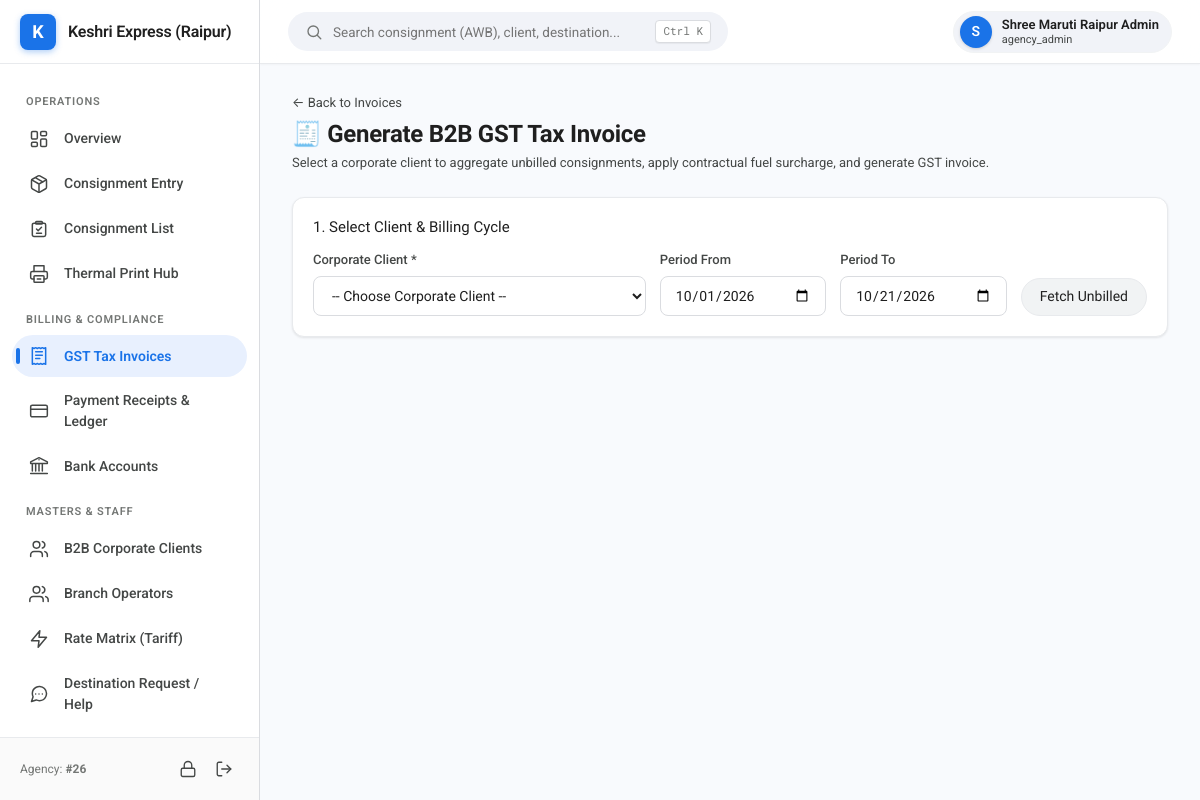
/invoices/new (signed in), run on the app's committed database.
### tables this page shows
CREATE TABLE tenants (
    id INTEGER PRIMARY KEY AUTOINCREMENT,
    uuid VARCHAR(64) UNIQUE NOT NULL,
    slug VARCHAR(64) UNIQUE NOT NULL,
    agency_code VARCHAR(32) UNIQUE NULL, -- Assigned upon KYC approval
    name VARCHAR(150) NOT NULL,
    trade_name VARCHAR(150),
    contact_person VARCHAR(100) NOT NULL,
    phone VARCHAR(20) NOT NULL,
    email VARCHAR(120) NOT NULL,
    address TEXT,
    city VARCHAR(100),
    state VARCHAR(100),
    pincode VARCHAR(10),
    pan_no VARCHAR(20),
    aadhaar_no VARCHAR(20),
    gstin VARCHAR(20),
    pan_doc_url VARCHAR(255),
    aadhaar_doc_url VARCHAR(255),
    rejection_reason TEXT NULL,
    status VARCHAR(20) DEFAULT 'pending_otp', -- pending_otp, pending_kyc, active, suspended, expired, rejected
    validity_start DATE,
    validity_end DATE,
    logo_url VARCHAR(255),
    brand_color VARCHAR(20) DEFAULT '#1a73e8',
    created_at DATETIME DEFAULT CURRENT_TIMESTAMP
, plan_type VARCHAR(30) DEFAULT 'Yearly', plan_price REAL DEFAULT 12000.0, grace_period_days INTEGER DEFAULT 7);

### src/Views/invoices/create.php (the view, shortened to what the rows shown need)
<?php
$activeNav = 'invoices';
?>
<div class="page-header">
    <div>
        <a href="/invoices" style="font-size:13px; color:var(--text-secondary); text-decoration:none;">← Back to Invoices</a>
        <h1 class="page-title" style="margin-top:6px;">🧾 Generate B2B GST Tax Invoice</h1>
        <p style="color:var(--text-secondary); font-size:13px; margin-top:4px;">
            Select a corporate client to aggregate unbilled consignments, apply contractual fuel surcharge, and generate GST invoice.
        </p>
    </div>
</div>
<div class="g-card" style="margin-bottom:24px; padding:20px;">
    <h2 style="font-size:15px; margin-bottom:14px;">1. Select Client & Billing Cycle</h2>
    <form method="GET" action="/invoices/new" style="display:grid; grid-template-columns: 2fr 1fr 1fr auto; gap:14px; align-items:end;">
        <div>
            <label class="form-label">Corporate Client *</label>
            <select name="client_id" class="form-control" onchange="this.form.submit()" required>
                <option value="">-- Choose Corporate Client --</option>
            </select>
        </div>
        <div>
            <label class="form-label">Period From</label>
            <input type="date" name="date_from" class="form-control" value="<?= htmlspecialchars($dateFrom) ?>">
        </div>
        <div>
            <label class="form-label">Period To</label>
            <input type="date" name="date_to" class="form-control" value="<?= htmlspecialchars($dateTo) ?>">
        </div>
        <div>
            <button type="submit" class="btn btn-secondary" style="height:38px;">Fetch Unbilled</button>
        </div>
    </form>
</div>
<?php
$content = ob_get_clean();
require ROOT_PATH . '/src/Views/layout.php';
?>

### src/Views/layout.php (shortened to what the rows shown need)
<?php
$isSuperAdmin = TenantContext::isSuperAdmin();
$tenant = TenantContext::getTenant();
$brandName = TenantContext::getTenantName();
$currentUser = Auth::user();
?>
<!DOCTYPE html>
<html lang="en">
<head>
    <link rel="stylesheet" href="/assets/css/google-theme.css">
</head>
<body>
<div class="app-layout">
    <aside class="sidebar">
        <div class="sidebar-header">
            <div class="sidebar-logo-icon">
                <?= strtoupper(substr($brandName, 0, 1)) ?>
            </div>
            <div class="sidebar-title" title="<?= htmlspecialchars($brandName) ?>">
                <?= htmlspecialchars($brandName) ?>
            </div>
        </div>
        <nav class="sidebar-nav">
            <?php if ($isSuperAdmin): ?>
                <div class="nav-section-title">Control Plane</div>
                <a href="/" class="nav-item <?= ($activeNav ?? '') === 'dashboard' ? 'active' : '' ?>">
                    <span class="nav-icon"><?= Icon::svg('dashboard') ?></span> Dashboard
                </a>
                <a href="/admin/agencies" class="nav-item <?= ($activeNav ?? '') === 'agencies' ? 'active' : '' ?>">
                    <span class="nav-icon"><?= Icon::svg('agencies') ?></span> Agency Franchises
                </a>
                <a href="/admin/subscriptions" class="nav-item <?= ($activeNav ?? '') === 'subscriptions' ? 'active' : '' ?>">
                    <span class="nav-icon"><?= Icon::svg('receipt-tax') ?></span> Plans & Subscriptions
                </a>
                <a href="/admin/courier-apis" class="nav-item <?= ($activeNav ?? '') === 'courier_apis' ? 'active' : '' ?>">
                    <span class="nav-icon"><?= Icon::svg('truck') ?></span> Courier APIs Gateway
                </a>
                <a href="/admin/kyc" class="nav-item <?= ($activeNav ?? '') === 'kyc' ? 'active' : '' ?>">
                    <span class="nav-icon"><?= Icon::svg('kyc') ?></span> KYC Verification
                </a>
                <a href="/admin/destinations" class="nav-item <?= ($activeNav ?? '') === 'destinations' ? 'active' : '' ?>">
                    <span class="nav-icon"><?= Icon::svg('destinations') ?></span> Master Destinations
                </a>
                <a href="/admin/tickets" class="nav-item <?= ($activeNav ?? '') === 'tickets' ? 'active' : '' ?>">
                    <span class="nav-icon"><?= Icon::svg('tickets') ?></span> Support & City Requests
                </a>
                <a href="/admin/invoices" class="nav-item <?= ($activeNav ?? '') === 'invoices' ? 'active' : '' ?>">
                    <span class="nav-icon"><?= Icon::svg('reports') ?></span> Consolidated Reports
                </a>
            <?php else: ?>
                <div class="nav-section-title">Operations</div>
                <a href="/" class="nav-item <?= ($activeNav ?? '') === 'dashboard' ? 'active' : '' ?>">
                    <span class="nav-icon"><?= Icon::svg('dashboard') ?></span> Overview
                </a>
                <a href="/bookings/new" class="nav-item <?= ($activeNav ?? '') === 'book' ? 'active' : '' ?>">
                    <span class="nav-icon"><?= Icon::svg('book') ?></span> Consignment Entry
                </a>
                <a href="/bookings" class="nav-item <?= ($activeNav ?? '') === 'bookings' ? 'active' : '' ?>">
                    <span class="nav-icon"><?= Icon::svg('bookings') ?></span> Consignment List
                </a>
                <a href="/print-labels" class="nav-item <?= ($activeNav ?? '') === 'print' ? 'active' : '' ?>">
                    <span class="nav-icon"><?= Icon::svg('print') ?></span> Thermal Print Hub
                </a>
                <div class="nav-section-title">Billing & Compliance</div>
                <a href="/invoices" class="nav-item <?= ($activeNav ?? '') === 'invoices' ? 'active' : '' ?>">
                    <span class="nav-icon"><?= Icon::svg('invoices') ?></span> GST Tax Invoices
                </a>
                <a href="/payments" class="nav-item <?= ($activeNav ?? '') === 'payments' ? 'active' : '' ?>">
                    <span class="nav-icon"><?= Icon::svg('payments') ?></span> Payment Receipts & Ledger
                </a>
                <a href="/bank-accounts" class="nav-item <?= ($activeNav ?? '') === 'bank' ? 'active' : '' ?>">
                    <span class="nav-icon"><?= Icon::svg('bank') ?></span> Bank Accounts
                </a>
                <div class="nav-section-title">Masters & Staff</div>
                <a href="/clients" class="nav-item <?= ($activeNav ?? '') === 'clients' ? 'active' : '' ?>">
                    <span class="nav-icon"><?= Icon::svg('clients') ?></span> B2B Corporate Clients
                </a>
                <a href="/operators" class="nav-item <?= ($activeNav ?? '') === 'operators' ? 'active' : '' ?>">
                    <span class="nav-icon"><?= Icon::svg('operators') ?></span> Branch Operators
                </a>
                <a href="/tariffs" class="nav-item <?= ($activeNav ?? '') === 'tariffs' ? 'active' : '' ?>">
                    <span class="nav-icon"><?= Icon::svg('tariffs') ?></span> Rate Matrix (Tariff)
                </a>
                <a href="/tickets" class="nav-item <?= ($activeNav ?? '') === 'tickets' ? 'active' : '' ?>">
                    <span class="nav-icon"><?= Icon::svg('tickets') ?></span> Destination Request / Help
                </a>
                <a href="/change-password" class="nav-item <?= ($activeNav ?? '') === 'changepwd' ? 'active' : '' ?>">
                </a>
            <?php endif; ?>
        </nav>
        <div class="sidebar-footer">
            <div style="font-size:12px; color:var(--text-tertiary);">
                <?= $isSuperAdmin ? 'Super Admin Mode' : 'Agency: <strong>#' . htmlspecialchars($tenant['agency_code'] ?? 'N/A') . '</strong>' ?>
            </div>
            <div style="display:flex; align-items:center; gap:6px;">
                <a href="/change-password" title="Change Password" style="color:var(--text-secondary); display:inline-flex; align-items:center; padding:6px; border-radius:6px; transition:var(--transition);"><?= Icon::svg('lock', '', 18) ?></a>
                <a href="/logout" title="Sign out" style="color:var(--text-secondary); display:inline-flex; align-items:center; padding:6px; border-radius:6px; transition:var(--transition);"><?= Icon::svg('logout', '', 18) ?></a>
            </div>
        </div>
    </aside>
    <div class="main-wrapper">
        <header class="topbar">
            <div class="topbar-left">
                <div class="search-box">
                    <span><?= Icon::svg('search', '', 18) ?></span>
                    <input type="text" class="search-input" placeholder="Search consignment (AWB), client, destination...">
                    <span class="search-shortcut">Ctrl K</span>
                </div>
            </div>
            <div class="topbar-actions">
                <div class="user-badge">
                    <div class="user-avatar">
                        <?= strtoupper(substr($currentUser['name'] ?? 'U', 0, 1)) ?>
                    </div>
                    <div style="font-size:13px; line-height:1.2;">
                        <div style="font-weight:600;"><?= htmlspecialchars($currentUser['name'] ?? 'User') ?></div>
                        <div style="font-size:11px; color:var(--text-secondary);"><?= htmlspecialchars($currentUser['role'] ?? 'staff') ?></div>
                    </div>
                </div>
            </div>
        </header>
        <main class="page-container">
            <?= $content ?? '' ?>
        </main>
    </div>
</div>
</body>
</html>

### data on the page
tenants: name "K", name "Keshri Express (Raipur)", agency_code "26"

### other printed values
substr($currentUser['name'] ?? 'U', 0, 1) "S"
$currentUser['name'] "Shree Maruti Raipur Admin"
$currentUser['role'] "agency_admin"
